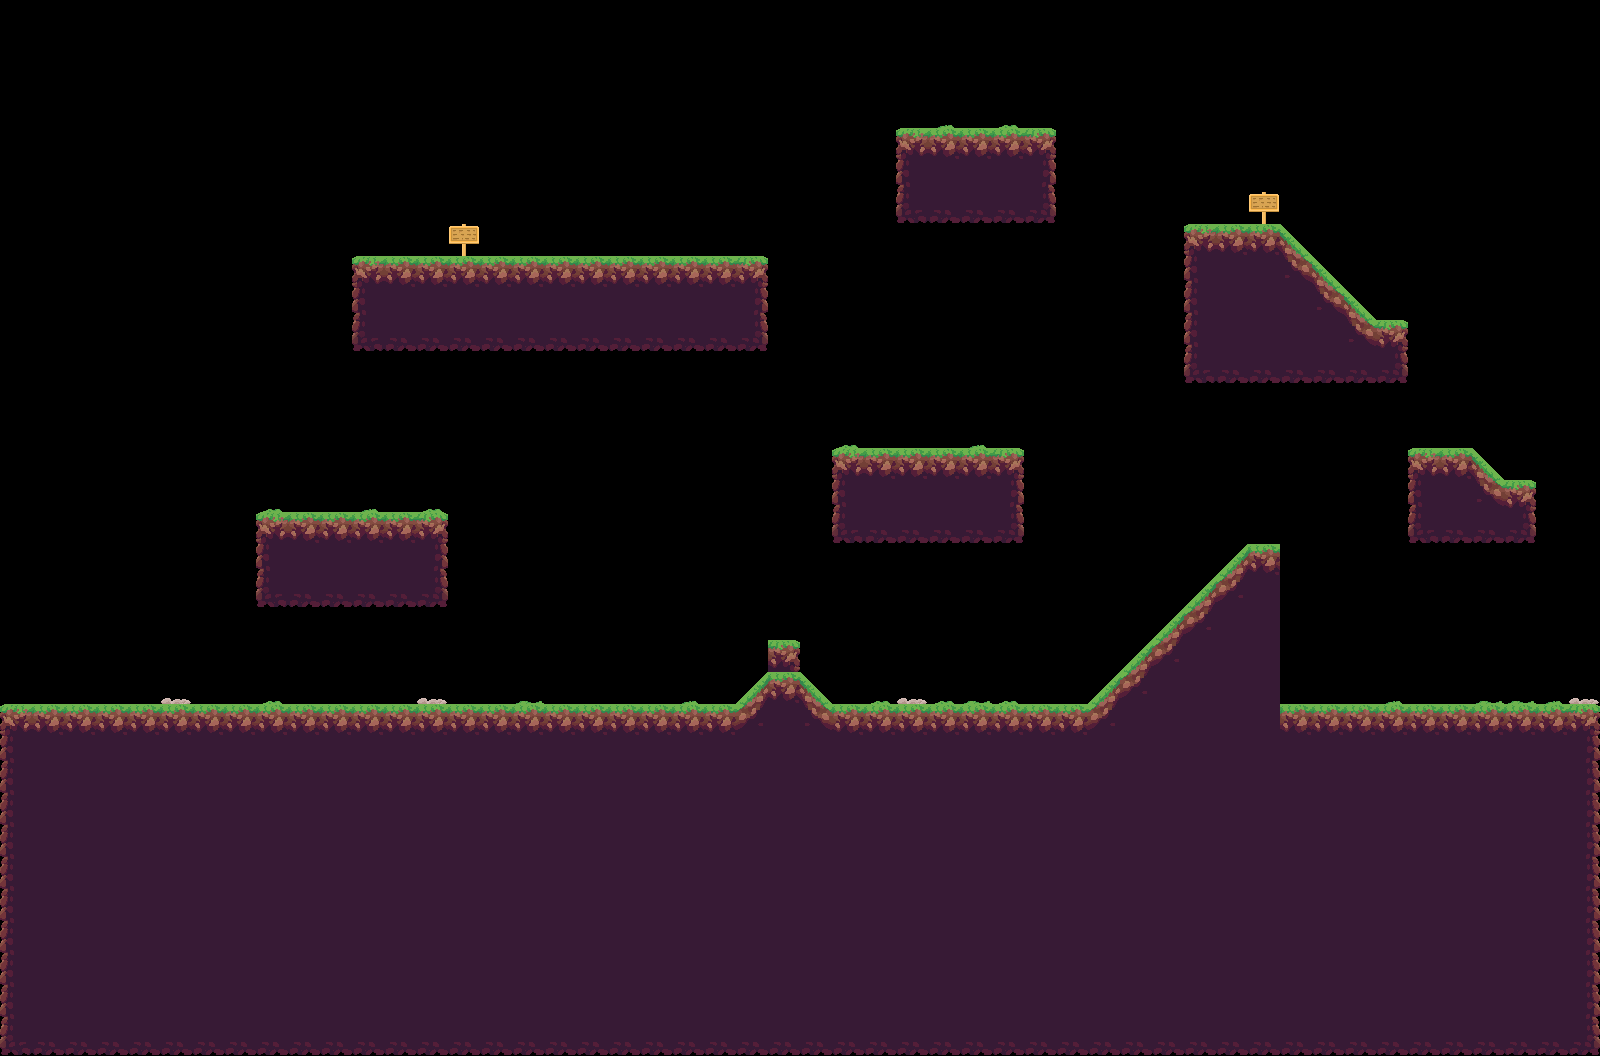

A 2D game scene composited from a Tiled map and its tileset images. What follows is a short description and the map's XML, with every tile layer's data as written:
An orthogonal 50x33 tile map with 32x32 px tiles, 1 tile layer (terrain) and 15 objects (4x walker_enemy_spawn, 2x sign, 2x tree_1, grass, gravity_bow_item, ...).

<map version="1.9" tiledversion="1.9.0" orientation="orthogonal" renderorder="right-down" width="50" height="33" tilewidth="32" tileheight="32" infinite="0" nextlayerid="7" nextobjectid="38">
 <tileset firstgid="1" source="tileset2.tsx" />
 <layer id="1" name="terrain" width="50" height="33">
  <data encoding="csv">
0,0,0,0,0,0,0,0,0,0,0,0,0,0,0,0,0,0,0,0,0,0,0,0,0,0,0,0,0,0,0,0,0,0,0,0,0,0,0,0,0,0,0,0,0,0,0,0,0,0,
0,0,0,0,0,0,0,0,0,0,0,0,0,0,0,0,0,0,0,0,0,0,0,0,0,0,0,0,0,0,0,0,0,0,0,0,0,0,0,0,0,0,0,0,0,0,0,0,0,0,
0,0,0,0,0,0,0,0,0,0,0,0,0,0,0,0,0,0,0,0,0,0,0,0,0,0,0,0,0,0,0,0,0,0,0,0,0,0,0,0,0,0,0,0,0,0,0,0,0,0,
0,0,0,0,0,0,0,0,0,0,0,0,0,0,0,0,0,0,0,0,0,0,0,0,0,0,0,0,0,14,0,12,0,0,0,0,0,0,0,0,0,0,0,0,0,0,0,0,0,0,
0,0,0,0,0,0,0,0,0,0,0,0,0,0,0,0,0,0,0,0,0,0,0,0,0,0,0,0,2,3,3,3,4,0,0,0,0,0,0,0,0,0,0,0,0,0,0,0,0,0,
0,0,0,0,0,0,0,0,0,0,0,0,0,0,0,0,0,0,0,0,0,0,0,0,0,0,0,0,5,6,6,6,7,0,0,0,0,0,0,0,0,0,0,0,0,0,0,0,0,0,
0,0,0,0,0,0,0,0,0,0,0,0,0,0,0,0,0,0,0,0,0,0,0,0,0,0,0,0,8,9,9,9,10,0,0,0,0,0,0,1,0,0,0,0,0,0,0,0,0,0,
0,0,0,0,0,0,0,0,0,0,0,0,0,0,1,0,0,0,0,0,0,0,0,0,0,0,0,0,0,0,0,0,0,0,0,0,0,2,3,3,16,0,0,0,0,0,0,0,0,0,
0,0,0,0,0,0,0,0,0,0,0,2,3,3,3,3,3,3,3,3,3,3,3,4,0,0,0,0,0,0,0,0,0,0,0,0,0,5,6,6,18,16,0,0,0,0,0,0,0,0,
0,0,0,0,0,0,0,0,0,0,0,5,6,6,6,6,6,6,6,6,6,6,6,7,0,0,0,0,0,0,0,0,0,0,0,0,0,5,6,6,6,18,16,0,0,0,0,0,0,0,
0,0,0,0,0,0,0,0,0,0,0,8,9,9,9,9,9,9,9,9,9,9,9,10,0,0,0,0,0,0,0,0,0,0,0,0,0,5,6,6,6,6,18,4,0,0,0,0,0,0,
0,0,0,0,0,0,0,0,0,0,0,0,0,0,0,0,0,0,0,0,0,0,0,0,0,0,0,0,0,0,0,0,0,0,0,0,0,8,9,9,9,9,9,10,0,0,0,0,0,0,
0,0,0,0,0,0,0,0,0,0,0,0,0,0,0,0,0,0,0,0,0,0,0,0,0,0,0,0,0,0,0,0,0,0,0,0,0,0,0,0,0,0,0,0,0,0,0,0,0,0,
0,0,0,0,0,0,0,0,0,0,0,0,0,0,0,0,0,0,0,0,0,0,0,0,0,0,12,0,0,0,14,0,0,0,0,0,0,0,0,0,0,0,0,0,0,0,0,0,0,0,
0,0,0,0,0,0,0,0,0,0,0,0,0,0,0,0,0,0,0,0,0,0,0,0,0,0,2,3,3,3,3,4,0,0,0,0,0,0,0,0,0,0,0,0,2,3,16,0,0,0,
0,0,0,0,0,0,0,0,12,0,0,14,0,12,0,0,0,0,0,0,0,0,0,0,0,0,5,6,6,6,6,7,0,0,0,0,0,0,0,0,0,0,0,0,5,6,18,4,0,0,
0,0,0,0,0,0,0,0,2,3,3,3,3,4,0,0,0,0,0,0,0,0,0,0,0,0,8,9,9,9,9,10,0,0,0,0,0,0,0,0,0,0,0,0,8,9,9,10,0,0,
0,0,0,0,0,0,0,0,5,6,6,6,6,7,0,0,0,0,0,0,0,0,0,0,0,0,0,0,0,0,0,0,0,0,0,0,0,0,15,3,0,0,0,0,0,0,0,0,0,0,
0,0,0,0,0,0,0,0,8,9,9,9,9,10,0,0,0,0,0,0,0,0,0,0,0,0,0,0,0,0,0,0,0,0,0,0,0,15,17,6,0,0,0,0,0,0,0,0,0,0,
0,0,0,0,0,0,0,0,0,0,0,0,0,0,0,0,0,0,0,0,0,0,0,0,0,0,0,0,0,0,0,0,0,0,0,0,15,17,6,6,0,0,0,0,0,0,0,0,0,0,
0,0,0,0,0,0,0,0,0,0,0,0,0,0,0,0,0,0,0,0,0,0,0,0,4,0,0,0,0,0,0,0,0,0,0,15,17,6,6,6,0,0,0,0,0,0,0,0,0,0,
0,0,0,0,0,11,0,0,12,0,0,0,0,11,0,0,13,0,0,0,0,14,0,15,3,16,0,12,11,12,13,12,0,0,15,17,6,6,6,6,0,0,0,14,0,0,13,13,14,11,
2,3,3,3,3,3,3,3,3,3,3,3,3,3,3,3,3,3,3,3,3,3,3,17,6,18,3,3,3,3,3,3,3,3,17,6,6,6,6,6,3,3,3,3,3,3,3,3,3,4,
5,6,6,6,6,6,6,6,6,6,6,6,6,6,6,6,6,6,6,6,6,6,6,6,6,6,6,6,6,6,6,6,6,6,6,6,6,6,6,6,6,6,6,6,6,6,6,6,6,7,
5,6,6,6,6,6,6,6,6,6,6,6,6,6,6,6,6,6,6,6,6,6,6,6,6,6,6,6,6,6,6,6,6,6,6,6,6,6,6,6,6,6,6,6,6,6,6,6,6,7,
5,6,6,6,6,6,6,6,6,6,6,6,6,6,6,6,6,6,6,6,6,6,6,6,6,6,6,6,6,6,6,6,6,6,6,6,6,6,6,6,6,6,6,6,6,6,6,6,6,7,
5,6,6,6,6,6,6,6,6,6,6,6,6,6,6,6,6,6,6,6,6,6,6,6,6,6,6,6,6,6,6,6,6,6,6,6,6,6,6,6,6,6,6,6,6,6,6,6,6,7,
5,6,6,6,6,6,6,6,6,6,6,6,6,6,6,6,6,6,6,6,6,6,6,6,6,6,6,6,6,6,6,6,6,6,6,6,6,6,6,6,6,6,6,6,6,6,6,6,6,7,
5,6,6,6,6,6,6,6,6,6,6,6,6,6,6,6,6,6,6,6,6,6,6,6,6,6,6,6,6,6,6,6,6,6,6,6,6,6,6,6,6,6,6,6,6,6,6,6,6,7,
5,6,6,6,6,6,6,6,6,6,6,6,6,6,6,6,6,6,6,6,6,6,6,6,6,6,6,6,6,6,6,6,6,6,6,6,6,6,6,6,6,6,6,6,6,6,6,6,6,7,
5,6,6,6,6,6,6,6,6,6,6,6,6,6,6,6,6,6,6,6,6,6,6,6,6,6,6,6,6,6,6,6,6,6,6,6,6,6,6,6,6,6,6,6,6,6,6,6,6,7,
5,6,6,6,6,6,6,6,6,6,6,6,6,6,6,6,6,6,6,6,6,6,6,6,6,6,6,6,6,6,6,6,6,6,6,6,6,6,6,6,6,6,6,6,6,6,6,6,6,7,
8,9,9,9,9,9,9,9,9,9,9,9,9,9,9,9,9,9,9,9,9,9,9,9,9,9,9,9,9,9,9,9,9,9,9,9,9,9,9,9,9,9,9,9,9,9,9,9,9,10
</data>
 </layer>
 <objectgroup id="3" name="signs">
  <object id="2" name="sign" x="448" y="224" width="32" height="32">
   <properties>
    <property name="text">This sign
supports
manual newlines!</property>
   </properties>
  </object>
  <object id="3" name="sign" x="1248" y="192" width="32" height="32">
   <properties>
    <property name="text" value="" />
   </properties>
  </object>
 </objectgroup>
 <objectgroup id="4" name="foliage_deco">
  <object id="4" name="grass" x="416" y="672" width="320" height="32" />
  <object id="6" name="tree_1" x="928" y="32" width="96" height="96" />
  <object id="7" name="tree_1" x="288" y="416" width="96" height="96" />
 </objectgroup>
 <objectgroup id="5" name="items">
  <object id="15" name="gravity_bow_item" x="1504" y="448" width="32" height="32" />
  <object id="33" name="health_potion_item" x="896" y="416" width="32" height="32" />
 </objectgroup>
 <objectgroup id="2" name="spawns">
  <object id="1" name="player_spawn" x="1440" y="416" width="32" height="32" />
  <object id="5" name="simple_melee_enemy_spawn" x="736" y="224" width="32" height="32" />
  <object id="11" name="walker_enemy_spawn" x="1440" y="672" width="32" height="32" />
  <object id="12" name="walker_enemy_spawn" x="864" y="672" width="32" height="32" />
  <object id="13" name="walker_enemy_spawn" x="256" y="672" width="32" height="32" />
  <object id="14" name="walker_enemy_spawn" x="1312" y="672" width="32" height="32" />
  <object id="32" name="test_shooter_enemy_spawn" x="416" y="480" width="32" height="32" />
 </objectgroup>
 <objectgroup id="6" name="camera">
  <object id="36" name="camera" x="0" y="0" width="992" height="832" />
 </objectgroup>
</map>
